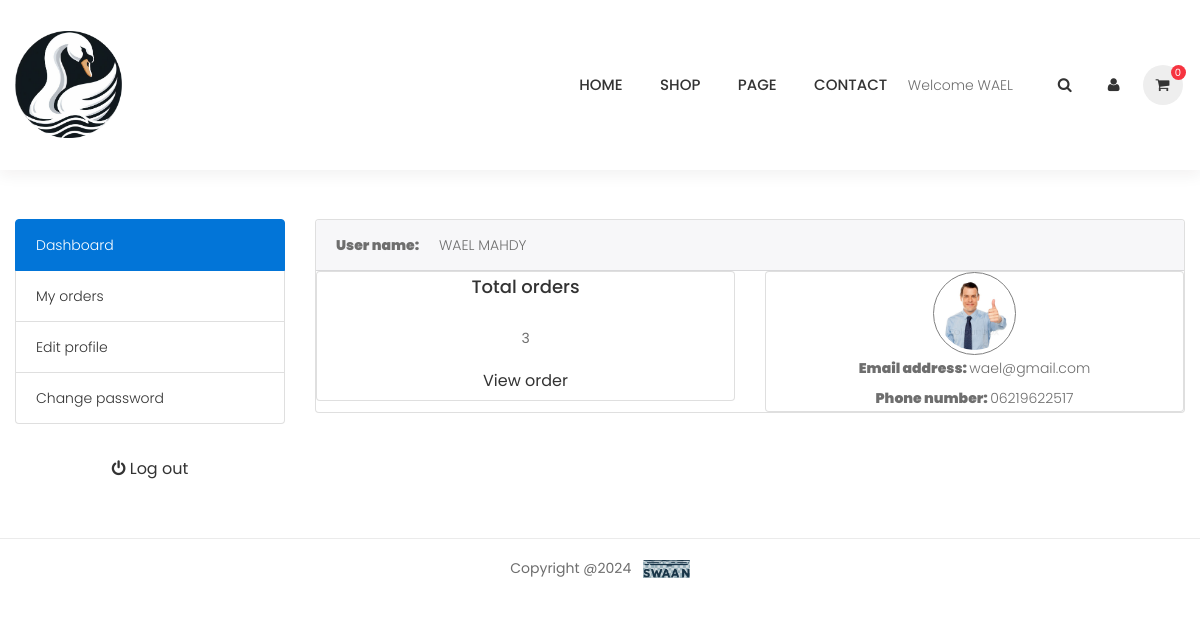
Page /accounts/ (signed in) on the committed database.
### accounts/models.py (models this page shows, shortened)
class Account(AbstractBaseUser):
    first_name=models.CharField(max_length=50)
    last_name=models.CharField(max_length=50)
    username=models.CharField(max_length=50,unique=True)
    email=models.EmailField(max_length=200,unique=True)
    phone_number=models.CharField(max_length=50)
    date_joined=models.DateTimeField(auto_now_add=True)
    last_login=models.DateTimeField(auto_now_add=True)
    is_admin = models.BooleanField(default=False)
    is_staff = models.BooleanField(default=False)
    is_active = models.BooleanField(default=False)
    is_superadmin = models.BooleanField(default=False)
    notify_me = models.BooleanField(default=False)
    USERNAME_FIELD="email"
    REQUIRED_FIELDS=["username","first_name","last_name"]
    objects=MyAccountManager()
    def full_name(self):
        return self.first_name+' '+self.last_name

class UserProfile(models.Model):
    user=models.OneToOneField(Account,on_delete=models.CASCADE)
    address_line_1=models.CharField(blank=True,max_length=200)
    address_line_2=models.CharField(blank=True,max_length=200)
    profile_picture=models.ImageField(blank=True,upload_to='user_profile')
    city=models.CharField(blank=True,max_length=30)
    country=models.CharField(blank=True,max_length=30)
    state=models.CharField(blank=True,max_length=30)

### accounts/views.py (the view)
# urls.py: path('',views.dashboard,name='dashboard'),
@login_required(login_url='login')
def dashboard(request):
    if request.user.is_authenticated:
        try:
            try:
                userprofile=UserProfile.objects.get(user=request.user)
            except UserSocialAuth.DoesNotExist:
                userprofile=UserSocialAuth.objects.get(user_id=request.user.id)
            orders=Order.objects.order_by( '-created_at').filter(user=request.user,is_ordered=True)
            orders_count=orders.count()
        except UserSocialAuth.DoesNotExist:
            userprofile=UserProfile.objects.get(user=request.user)
            orders=Order.objects.order_by( '-created_at').filter(user=request.user,is_ordered=True)
            orders_count=orders.count()
    else:
        userprofile=None
        orders=None
        orders_count=0
    context={
        'userprofile':userprofile,
        'orders':orders,
        'orders_count':orders_count,
    }
    return render(request,'accounts/dashboard.html',context)

### project/context_processors.py (called while the page is built)
def _cart_id(request):
    cart = request.session.session_key
    if not cart:
        request.session['cart'] = cart
    return cart

def get_categories(request):
    categories=Category.objects.all()
    return  {'categories':categories}

def get_cart_count(request):
    items_count=0
    cart_items={}
    if 'admin' in request.path:
        return {}
    else:
        try:
            cart=Cart.objects.filter(cart_id=_cart_id(request))
            if request.user.is_authenticated:
                cart_items=CartItem.objects.all().filter(user=request.user)
            else:
                cart_items=CartItem.objects.all().filter(cart=cart[:1])
            for item in cart_items:
                items_count+=item.quantity
        except Cart.DoesNotExist:
            items_count=0
    return {'cart_count':items_count}

def get_cart_items(request):
    cart_items=None
    if 'admin' in request.path:
        return {}
    else:
        try:
            cart=Cart.objects.filter(cart_id=_cart_id(request))
            if request.user.is_authenticated:
                cart_items=CartItem.objects.all().filter(user=request.user)
            else:
                cart_items=CartItem.objects.all().filter(cart=cart[:1])
        except Cart.DoesNotExist:
            cart_items=None
    return {'cart_items':cart_items}

### templates/accounts/dashboard.html (shortened to what this page needs)
{% extends 'base.html' %}
{% load static %}
{% block content %}
<section class="section-conten padding-y bg margin-bottom-50">
    <div class="container margin-top-49 ">
      <div class="row">
       {% include "includes/dashboard_sidebar.html" %}
        <main class="col-md-9">
          <article class="card">
            <header class="card-header">
              <strong class="d-inline-block mr-3">User name:</strong>
              <span>{{userprofile.user.full_name | capfirst}}</span>
            </header>
            <div class="card-body">
              <div class="row">
                <div class="col-md-6">
                  <div class="card">
                    <div class="card-body text-center">
                      <h5 class="card-title">Total orders</h5>
                      <h6>{{orders_count}}</h6>
                      <a href="#" class="btn btn-facebook">View order</a>
                    </div>
                  </div>
                </div>
                <div class="col-md-6">
                  <div class="card">
                    <div class="card-body text-center">
                      {% if   userprofile.profile_picture  %}
                      <img src="{{userprofile.profile_picture.url}}" alt="Profile picture" width='20%' style="border-radius:50%; border: 1px solid grey;" class="p-1">
                      {% else %}
                      <img src="{% static 'images/avatars/avatar1.jpg' %}" alt="Profile picture" width='20%' style="border-radius:50%; border: 1px solid grey;" class="p-1">
                      {% endif %}
                      <p class="mb-1"><strong>Email address: </strong> <i>{{userprofile.user.email}}</i></p>
                      <p class=""><strong>Phone number: </strong>{{userprofile.user.phone_number}}</i></p>
                    </div>
                  </div>
                </div>
              </div>
            </div>
          </article>
        </main>
      </div>
    </div>
  </section>
{% endblock %}

### templates/includes/navbar.html (shortened to what this page needs)
{% load static%}
<div id="site-header-wrap">
    <header id="header" class="header header-container clearfix">
        <div class="container clearfix" id="site-header-inner">
            <div id="logo" class="logo float-left wow bounceInDown" data-wow-delay="2s" data-wow-duration="6s"
            data-wow-iteration="20">
                <a href="{% url 'home' %}" title="logo">
                    <img src="{% static 'images/logo@2x.png' %}" alt="image" width="107" height="24" data-retina="{% static 'images/logo.png' %}" data-width="107" data-height="24">
                </a>
            </div>
            <ul class="menu-extra">
                <li class="box-search">
                    <a class="icon_search header-search-icon" href="#"></a>
                </li>
                <li class="box-login box-cart nav-top-cart-wrapper">
                    <a class="icon_login" href="{% url 'dashboard' %}"></a>
                </li>
                <li class="box-cart nav-top-cart-wrapper">
                    <a class="icon_cart nav-cart-trigger active" href="{% url 'cart' %}">
                        <span id='counter'></span>
                    </a>
                </li>
            </ul>
            <div class="nav-wrap">
                <nav id="mainnav" class="mainnav">
                    <ul class="menu">
                        <li class="{% if '/' == request.path %}active{% endif %}">
                            <a href="{% url 'home' %}">HOME</a>
                        </li>
                        <li class="{% if '/store/' in request.path %}active{% endif %}">
                            <a href="{% url 'shop' %}">SHOP</a>
                        </li>
                        <li class="{% if '/comming_soon/' in request.path %}active{% endif %}">
                            <a href="{% url 'comming_soon' %}">PAGE</a>
                        </li>
                        <li class="{% if '/contact/' in request.path %}active{% endif %}">
                            <a href="{% url 'contact' %}">CONTACT</a>
                        </li>
                        {% if user.is_authenticated %}
                        <li>
                            <div class="subtitle">Welcome {{user.first_name}}</div>
                        </li>
                        {% endif %}
                    </ul>
                </nav>
            </div>
        </div>
    </header>
</div>

### static/stylesheets/style.css (style rules this page uses)
html { overflow-y: scroll; -webkit-text-size-adjust: 100%; -ms-text-size-adjust: 100%; }
body { line-height: 1; -webkit-font-smoothing: antialiased; -webkit-text-size-adjust: 100%; -ms-text-size-adjust: 100%; }
a, abbr, acronym, address, applet, article, aside, audio, b, big, blockquote, body, caption, canvas, center, cite, code, dd, del, details, dfn, dialog, div, dl, dt, em, embed, fieldset, figcaption, figure, form, footer, header, hgroup, h1, h2, h3, h4, h5, h6, html, i, iframe, img, ins, kbd, label, legend, li, mark, menu, nav,object, ol, output, p, pre, q, ruby, s, samp, section, small, span, strike, strong, sub, summary, sup, tt, table, tbody, textarea, tfoot, thead, time, tr, th, td, u, ul, var, video { font-family: inherit; font-size: 100%; font-weight: inherit; font-style: inherit; vertical-align: baseline; margin: 0; padding: 0; border: 0; outline: 0; background: transparent; }
article, aside, details, figcaption, figure, footer, header, hgroup, menu, nav, section { display: block; }
ol, ul { list-style: none; }
img { border: 0; -ms-interpolation-mode: bicubic; vertical-align: middle; }
*, *:before, *:after { -webkit-box-sizing: border-box; -moz-box-sizing: border-box; box-sizing: border-box; }
body { font: 14px/26px "Poppins", sans-serif; font-weight: 300; background-color: #fff; color: #6e6e6e; }
a { color: #333333; text-decoration: none; -webkit-transition: all 0.3s ease-in-out; -moz-transition: all 0.3s ease-in-out; -ms-transition: all 0.3s ease-in-out; -o-transition: all 0.3s ease-in-out; transition: all 0.3s ease-in-out; }
ul, ol { padding: 0; }
img { max-width: 100%; height: auto; }
b, strong { font-weight: 900; }
.btn { background-image: none; }
h1,h2,h3,h4,h5 { font-weight: 500; color: #333333; }
h5 { font-size: 18px; line-height: 30px; }
h6 { font-size: 14px; line-height: 48px; font-weight: 400; }
.margin-bottom-50 { margin-bottom: 50px !important; }
.margin-top-49 { margin-top: 49px !important; }
.header { position: relative; box-shadow: 0px 5px 14.25px 0.75px rgba(36, 11, 12, 0.05); z-index: 99; }
#site-header-inner { position: relative; height: 100%; padding: 31px 0px 32px; }
.menu-extra { position: absolute; top: 50%; transform: translateY(-50%); right: 0; display: none; }
.has-menu-extra .menu-extra { display: block; }
.menu-extra .box-search .icon_search:before, .menu-extra .box-login .icon_login:before, .menu-extra .box-cart .icon_cart:before { content: ""; font-family: "FontAwesome"; }
.menu-extra .box-search .icon_search:before { content: "\f002"; }
.menu-extra .box-login .icon_login:before { content: "\f007"; }
.menu-extra .box-cart .icon_cart:before { content: "\f07a"; }
.menu-extra > li { display: inline-block; line-height: 88px; position: relative; -webkit-transition: all 0.3s ease-in-out; -moz-transition: all 0.3s ease-in-out; -ms-transition: all 0.3s ease-in-out; -o-transition: all 0.3s ease-in-out; transition: all 0.3s ease-in-out; }
.menu-extra li a { margin: 0px 2.5px; width: 40px; height: 40px; line-height: 40px; text-align: center; border-radius: 50%; font-size: 15px; color: #333333; display: inline-block; position: relative; background: transparent; }
.menu-extra li a span { width: 15px; height: 15px; font-size: 10px; line-height: 15px; color: #ffffff; font-weight: 400; position: absolute; top: 0px; right: -3px; background-color: #f63440; text-align: center; border-radius: 50%; display: inline-block; }
.menu-extra li a.active { background: #eeeeee; color: #333; }
.header-style-1 .nav-wrap { position: absolute; top: 50%; right: 0; transform: translateY(-50%); }
.header-style-1.has-menu-extra .nav-wrap { right: 187px; }
.header-center #logo, .header-style-1 #logo { margin-left: 15px; }
.header-center .menu-extra, .header-style-1 .menu-extra { right: 15px; }
#mainnav >ul { list-style: none; margin: 0; padding: 0; }
#mainnav ul li { position: relative; }
#mainnav > ul >li { display: inline-block; }
#mainnav > ul >li > a { font-weight: 500; color: #333333; font-size: 15px; line-height: 88px; margin: 0px 16.8px; display: block; }
article { margin-bottom: 27px; }

### rows in the picture
Account: first_name "WAEL"
UserProfile: user.full_name "WAEL MAHDY", profile_picture (picture), user.email "wael@gmail.com", user.phone_number "06219622517"

### other values in the picture
{{ orders_count }} "3"
